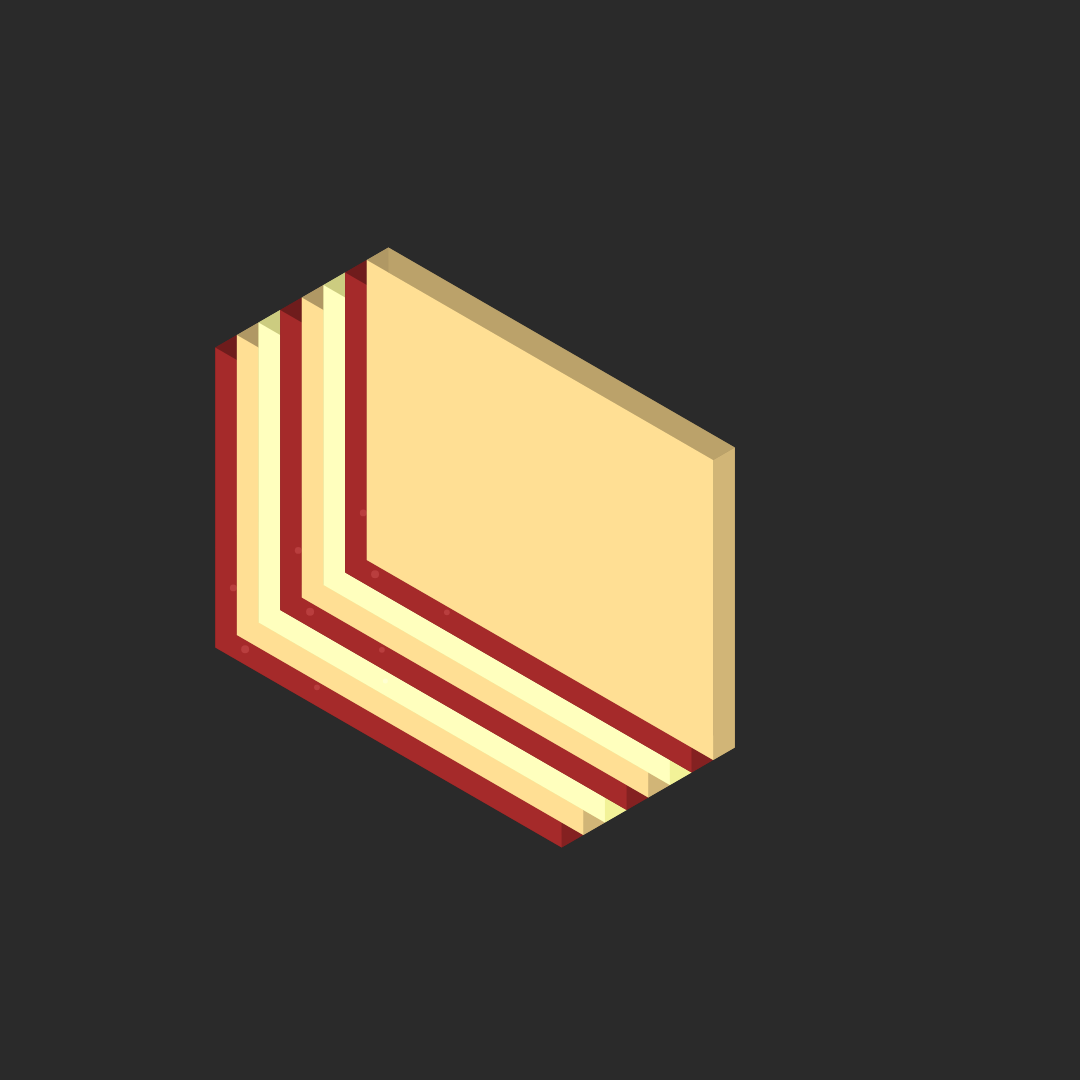
Frame 1 (no input)
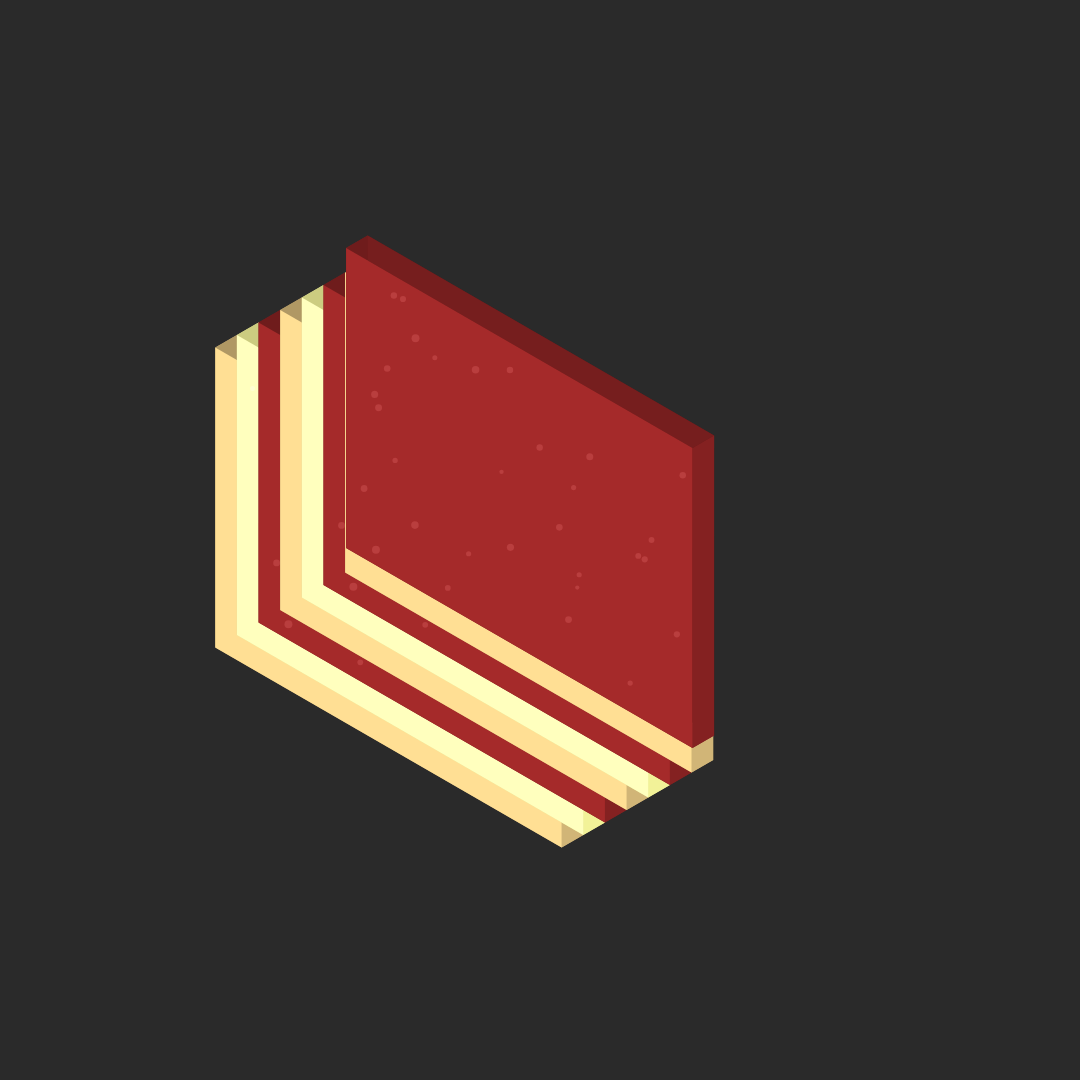
Frame 60 (no input)
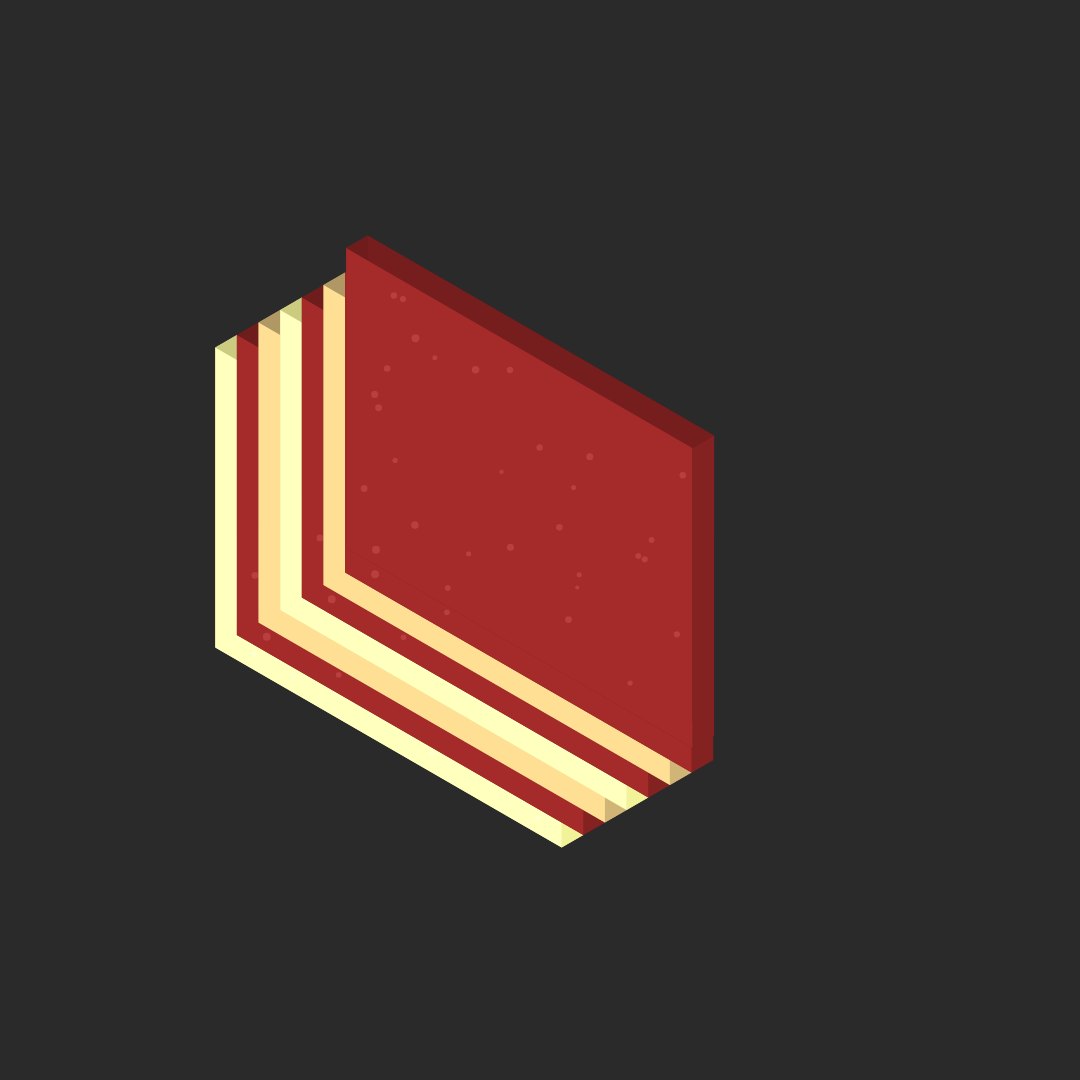
Frame 120 (the mouse pressed at the canvas centre since frame 60)

The p5.js sketch that drew these frames (run headless with seeded random() and noise() and a simulated clock; from frame 60 on, the mouse is pressed at the canvas centre):

// p5.js sketch
// ── sketch.js
// Animation speed control (lower = faster)
const ANIMATION_INTERVAL = 20; // Frames between new layers
const TRANSITION_SPEED = 0.1;   // Speed of layer movement (0-1)

let layers = [];
const LAYER_COUNT = 8;
const SQRT3 = Math.sqrt(3);

// Store static meat textures
let meatTextures = [];

class LasagnaLayer {
    constructor(z, type, state = 'active') {
        this.z = z;
        this.type = type;
        this.width = 400;
        this.height = 300;
        this.depth = 25;
        this.state = state;
        this.xOffset = (state === 'entering') ? -1800 : 0;
        this.targetXOffset = 0;
        
        // Generate static texture positions if it's a meat layer and textures aren't set
        if (type === 'meat' && meatTextures.length === 0) {
            for (let i = 0; i < 30; i++) {
                meatTextures.push({
                    x: random(-this.width/2 + 10, this.width/2 - 10),
                    y: random(10, this.height - 10),
                    size: random(4, 8)
                });
            }
        }
    }

    isoProject(x, y, z) {
        return {
            x: (SQRT3 * (x + this.xOffset) - SQRT3 * z) / 2,
            y: (x + this.xOffset + 2 * y + z) / 2
        };
    }

    drawShape(points) {
        beginShape();
        for (let p of points) {
            let iso = this.isoProject(p.x, p.y, p.z + this.z);
            vertex(iso.x, iso.y);
        }
        endShape(CLOSE);
    }

    draw() {
        noStroke();
        
        // Set colors based on layer type
        let mainColor, sideColor;
        switch(this.type) {
            case 'pasta':
                mainColor = color(255, 223, 148);
                sideColor = color(220, 190, 125);
                break;
            case 'meat':
                mainColor = color(165, 42, 42);
                sideColor = color(139, 35, 35);
                break;
            case 'cheese':
                mainColor = color(255, 255, 190);
                sideColor = color(255, 255, 160);
                break;
        }

        // Bottom face
        fill(sideColor.levels[0] * 0.7, sideColor.levels[1] * 0.7, sideColor.levels[2] * 0.7);
        this.drawShape([
            {x: -this.width/2, y: 0, z: -this.depth},
            {x: this.width/2, y: 0, z: -this.depth},
            {x: this.width/2, y: this.height, z: -this.depth},
            {x: -this.width/2, y: this.height, z: -this.depth}
        ]);

        // Back face
        fill(sideColor.levels[0] * 0.85, sideColor.levels[1] * 0.85, sideColor.levels[2] * 0.85);
        this.drawShape([
            {x: -this.width/2, y: 0, z: 0},
            {x: this.width/2, y: 0, z: 0},
            {x: this.width/2, y: 0, z: -this.depth},
            {x: -this.width/2, y: 0, z: -this.depth}
        ]);

        // Front face
        fill(sideColor.levels[0] * 0.9, sideColor.levels[1] * 0.9, sideColor.levels[2] * 0.9);
        this.drawShape([
            {x: -this.width/2, y: this.height, z: 0},
            {x: this.width/2, y: this.height, z: 0},
            {x: this.width/2, y: this.height, z: -this.depth},
            {x: -this.width/2, y: this.height, z: -this.depth}
        ]);

        // Left face
        fill(sideColor.levels[0] * 0.8, sideColor.levels[1] * 0.8, sideColor.levels[2] * 0.8);
        this.drawShape([
            {x: -this.width/2, y: 0, z: 0},
            {x: -this.width/2, y: this.height, z: 0},
            {x: -this.width/2, y: this.height, z: -this.depth},
            {x: -this.width/2, y: 0, z: -this.depth}
        ]);

        // Right face
        fill(sideColor.levels[0] * 0.95, sideColor.levels[1] * 0.95, sideColor.levels[2] * 0.95);
        this.drawShape([
            {x: this.width/2, y: 0, z: 0},
            {x: this.width/2, y: this.height, z: 0},
            {x: this.width/2, y: this.height, z: -this.depth},
            {x: this.width/2, y: 0, z: -this.depth}
        ]);

        // Top face
        fill(mainColor);
        this.drawShape([
            {x: -this.width/2, y: 0, z: 0},
            {x: this.width/2, y: 0, z: 0},
            {x: this.width/2, y: this.height, z: 0},
            {x: -this.width/2, y: this.height, z: 0}
        ]);

        // Add texture details based on layer type
        if (this.type === 'cheese') {
            this.drawCheeseTexture(mainColor);
        } else if (this.type === 'meat') {
            this.drawMeatTexture(mainColor);
        }
    }

    drawCheeseTexture(baseColor) {
        fill(red(baseColor) + 20, green(baseColor) + 20, blue(baseColor) + 20);
        for (let i = 0; i < 20; i++) {
            let x = random(-this.width/2 + 10, this.width/2 - 10);
            let y = random(10, this.height - 10);
            let iso = this.isoProject(x, y, this.z);
            circle(iso.x, iso.y, 5);
        }
    }

    drawMeatTexture(baseColor) {
        fill(red(baseColor) + 20, green(baseColor) + 20, blue(baseColor) + 20);
        for (let texture of meatTextures) {
            let iso = this.isoProject(texture.x, texture.y, this.z);
            circle(iso.x, iso.y, texture.size);
        }
    }
    update() {
        if (this.state === 'entering') {
            this.xOffset += (this.targetXOffset - this.xOffset) * TRANSITION_SPEED;
            if (abs(this.xOffset - this.targetXOffset) < 1) {
                this.state = 'active';
                this.xOffset = this.targetXOffset;
            }
        } else if (this.state === 'exiting') {
            this.xOffset += (1800 - this.xOffset) * TRANSITION_SPEED;
            // Add a check to ensure the layer completes its exit animation
            if (this.xOffset > 1790) {
                this.xOffset = 1800;
            }
        }
    }
}


function setup() {
    createCanvas(1080, 1080);
    
    // Create initial lasagna layers
    let z = 0;
    let layerTypes = ['pasta', 'meat', 'cheese'];
    for (let i = 0; i < LAYER_COUNT; i++) {
        layers.push(new LasagnaLayer(z, layerTypes[i % 3]));
        z += 25;
    }
}

function draw() {
    background(42);
    translate(width/2, height/3);
    
    // Manage layer addition and removal
    if (frameCount % ANIMATION_INTERVAL === 0) {
        // Only add new layer if we haven't reached the maximum
        if (layers.length <= LAYER_COUNT) {
            const layerTypes = ['pasta', 'meat', 'cheese'];
            let newType = layerTypes[frameCount / ANIMATION_INTERVAL % 3];
            let newLayer = new LasagnaLayer(0, newType, 'entering');
            layers.unshift(newLayer);
            
            // Adjust z positions for all other layers
            for (let i = 1; i < layers.length; i++) {
                layers[i].z += 25;
            }
        }
        
        // Mark the top layer for removal if we have enough layers
        if (layers.length > LAYER_COUNT) {
            layers[layers.length - 1].state = 'exiting';
        }
    }
  
    // Update and draw layers
    for (let i = layers.length - 1; i >= 0; i--) {
        layers[i].update();
        
        // Remove fully exited layers more precisely
        if (layers[i].state === 'exiting' && layers[i].xOffset >= 1790) {
            layers.splice(i, 1);
            continue;
        }
        
        layers[i].draw();
    }
}
